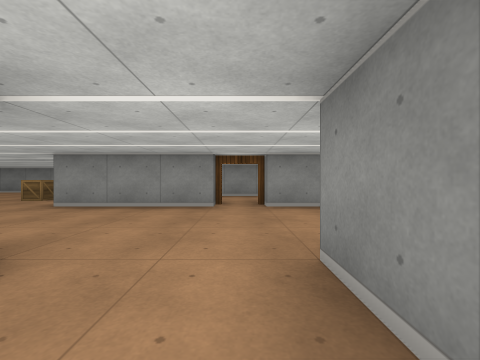
view 1 (above)

16 first-person views from a walk through a cub3D ray-caster map. The camera is about half as high as the walls, looks level and sees 90° across. The floor is counted in squares. Each view is taken from the middle of a square. On the plan, view 1 faces up. The plan holds only what a view shows up to about 9 squares ahead; the rest is blank.

view 2
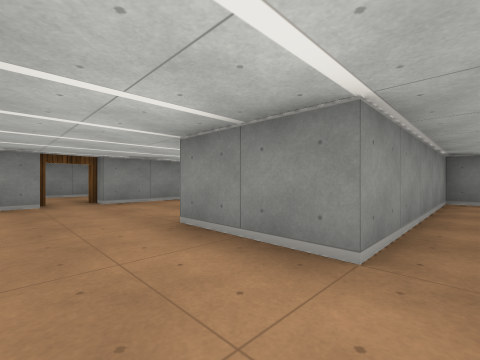

view 3
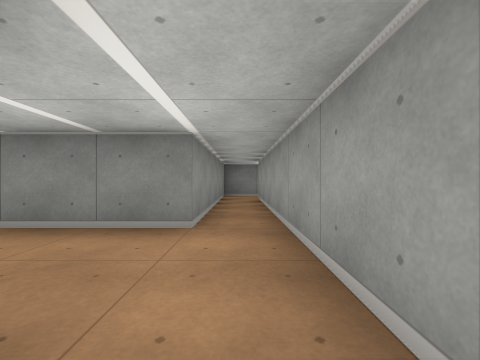

view 4
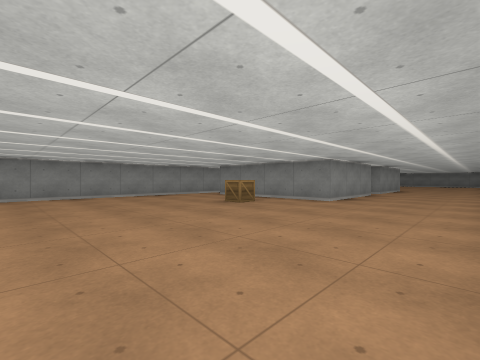

view 5
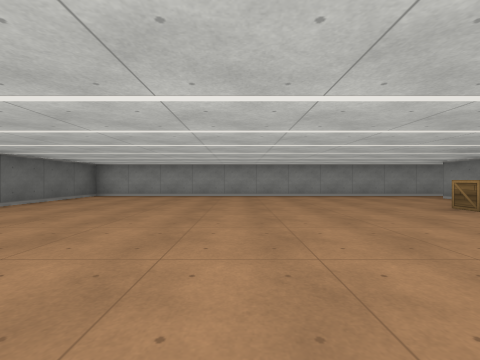

view 6
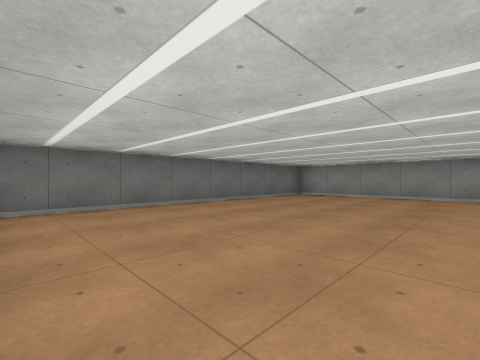

view 7
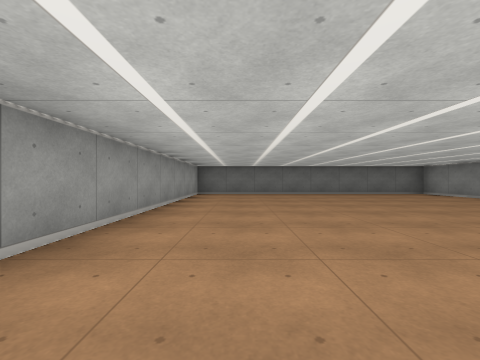

view 8
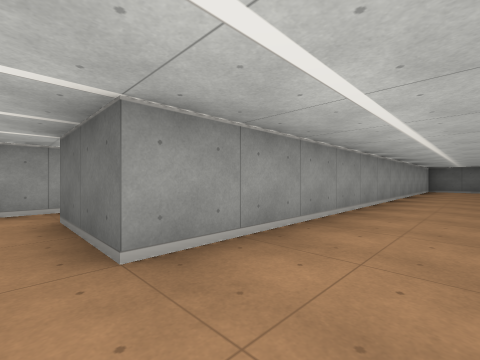

view 9
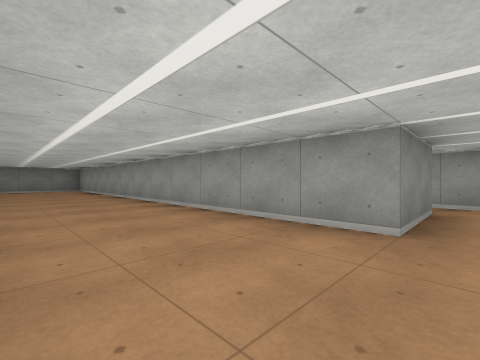

view 10
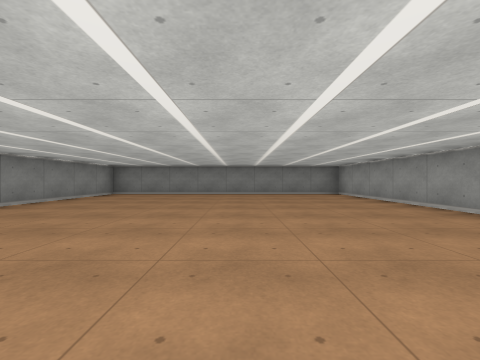

view 11
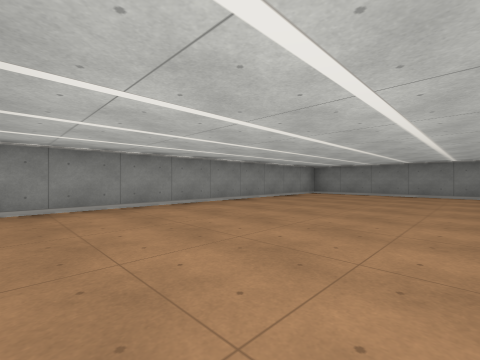

view 12
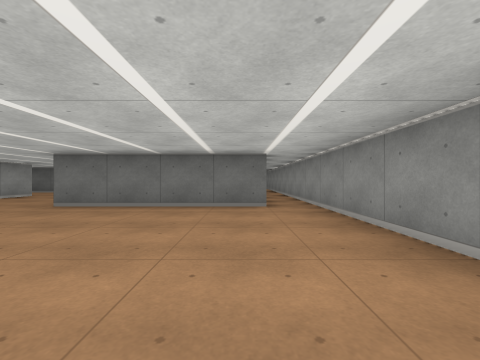

view 13
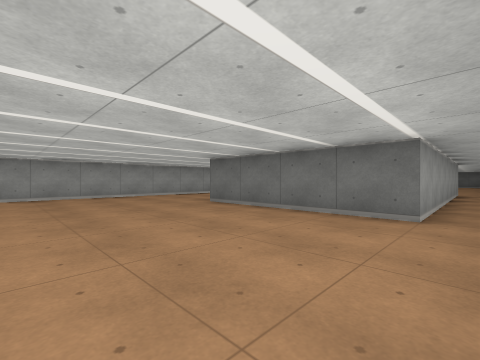

view 14
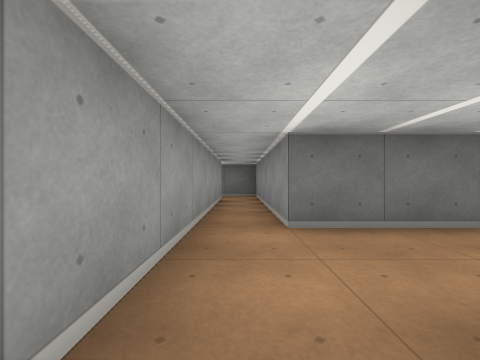

view 15
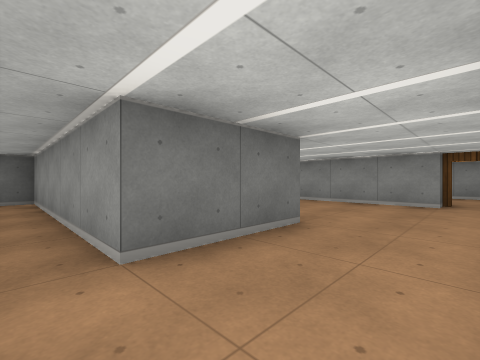

view 16
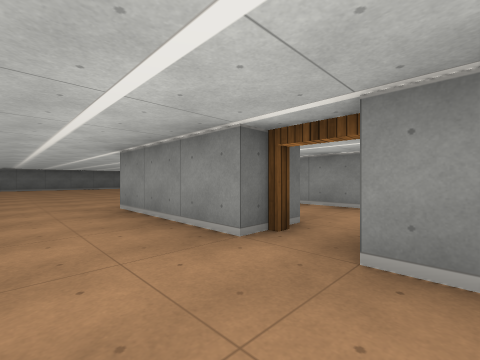

### Floor plan
Ten units are one square. View 1 is at (0, 0); x grows to the right and y downward. Boxes are objects, and circles mark ways between rooms. Rooms are numbered by the first view taken in them; rooms with no view inside come last. Other rooms are left out.
<svg viewBox="-140 -100 270 121">
<path fill="none" stroke="#000" d="M-15 -15 -15 5 -55 5M-54 15 44 15M55 16 55 5 5 5 5 -15M-35 -45 -35 -85M-36 -95 -135 -95 -135 -15 -45 -15M24 -45 5 -45M-5 -45 -35 -45M5 -15 125 -15 125 -95 -10 -95M-26 -95 -36 -95M-31 -85 35 -85 35 -45M-45 -15 -15 -15"/>
<rect x="-55" y="-65" width="10" height="10" fill="#bbb"><title>crate</title></rect>
<circle cx="-5" cy="-5" r="3" fill="#2a7"/>
<circle cx="-30" cy="-90" r="3" fill="#2a7"/>
<circle cx="-37" cy="-30" r="3" fill="#2a7"/>
<text x="0" y="10">1</text>
<text x="-90" y="-60">2</text>
<text x="60" y="-50">3</text>
</svg>
Room 1 opens to room 3. Room 2 opens to room 3.

Where each view was taken, in squares from view 1:
view 1: 0 up, 0 right, facing up
view 2: 1 down, 1 left, facing up-right
view 3: 1 down, 2 left, facing right
view 4: 2 up, 9 left, facing up-right
view 5: 2 up, 9 left, facing up
view 6: 2 up, 9 left, facing up-left
view 7: 3 up, 5 left, facing left
view 8: 3 up, 1 left, facing down-left
view 9: 4 up, 0 right, facing down-right
view 10: 5 up, 4 right, facing right
view 11: 5 up, 4 right, facing up-right
view 12: 8 up, 8 right, facing left
view 13: 9 up, 7 right, facing down-left
view 14: 1 down, 1 right, facing left
view 15: 1 down, 0 right, facing up-left
view 16: 3 up, 1 right, facing up-left
